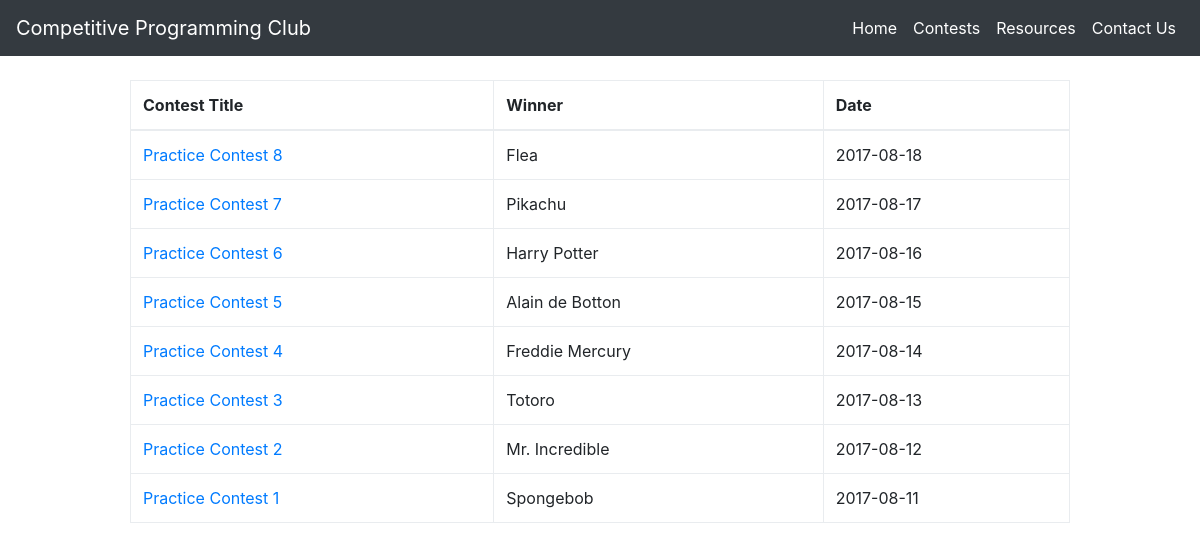
The app's page /contests/ with its own data.
### tables this page shows
CREATE TABLE contests (edition INTEGER, title TEXT, fecha TEXT, public INTEGER, link TEXT, synopsis TEXT, winner TEXT);

### app.py (the view)
@app.route( "/contests/", methods = [ "GET" ] )
def contests() :
	global databaseName;
	connection = sql.connect( databaseName );
	connection.row_factory = sql.Row;
	cursor = connection.cursor();
	cursor.execute( "SELECT edition,title,fecha,public,winner FROM contests" );
	tmpContests = sorted( cursor.fetchall(), key = lambda tup: tup[2], reverse = True );
	contests = [];
	for tmpContest in tmpContests :
		if tmpContest[ 3 ] == 1 :
			contest = dict();
			contest['title'] = tmpContest['title'];
			contest['fecha'] = tmpContest['fecha'];
			contest['winner'] = tmpContest['winner'];
			contest['pageURL'] = '/contest/' + str( tmpContest['edition'] );
			contests.append( contest );
	return render_template( "contests.html", contests = contests );

### templates/contests.html (shortened to what this page needs)
{% extends 'layout.html' %}
{% block head %}
    {{ super() }}
{% endblock %}
{% block content %}
    <br style="clear:both">
    <div class="container" style="max-width:1000px">
        <table class="table table-bordered table-hover">
            <thead>
                <tr>
                    <th>Contest Title</th>
                    <th>Winner</th>
                    <th>Date</th>
                </tr>
            </thead>
            <tbody>
                {% for contest in contests %}
                    <tr>
                        <td><a href="{{ contest['pageURL'] }}">{{ contest['title'] }}</a></td>
                        <td>{{ contest['winner'] }}</td>
                        <td>{{ contest['fecha'] }}</td>
                    </tr>
                {% endfor %}
            </tbody>
        </table>
    </div>
{% endblock %}

### templates/layout.html (shortened to what this page needs)
<!DOCTYPE html>
<html lang="en">
<head>
    {% block head %}
        <link rel="stylesheet" type="text/css" href="{{ url_for('static',filename='css/bootstrap.min.css') }}">
        <link rel="stylesheet" type="text/css" href="{{ url_for('static',filename='css/blog-post.css') }}">
    {% endblock %}
</head>
<body>
    <nav class="navbar navbar-expand-lg navbar-dark bg-dark fixed-top">
        <a class="navbar-brand" href="{{ url_for('index') }}">Competitive Programming Club</a>
        <div class="collapse navbar-collapse" id="navbarResponsive">
            <ul class="navbar-nav ml-auto">
                <li class="nav-item active">
                    <a class="nav-link" href="{{ url_for('index') }}">Home</a>
                </li>
                <li class="nav-item active">
                    <a class="nav-link" href="{{ url_for('contests') }}">Contests</a>
                </li>
                <li class="nav-item active">
                    <a class="nav-link" href="{{ url_for('resources') }}">Resources</a>
                </li>
                <li class="nav-item active">
                    <a class="nav-link" href="{{ url_for('contact') }}">Contact Us</a>
                </li>
            </ul>
        </div>
    </nav>
    <div class="container" style="max-width:1000px">
        {% block content %}{% endblock %}
    </div>
    <br>
</body>
</html>

### static/css/blog-post.css (style rules this page uses)
body { padding-top: 54px; }
@media (min-width: 992px) { body { padding-top: 56px; } }

### records on screen
contests: title "Practice Contest 8", winner "Flea", fecha "2017-08-18"
contests: title "Practice Contest 7", winner "Pikachu", fecha "2017-08-17"
contests: title "Practice Contest 6", winner "Harry Potter", fecha "2017-08-16"
contests: title "Practice Contest 5", winner "Alain de Botton", fecha "2017-08-15"
contests: title "Practice Contest 4", winner "Freddie Mercury", fecha "2017-08-14"
contests: title "Practice Contest 3", winner "Totoro", fecha "2017-08-13"
contests: title "Practice Contest 2", winner "Mr. Incredible", fecha "2017-08-12"
contests: title "Practice Contest 1", winner "Spongebob", fecha "2017-08-11"
